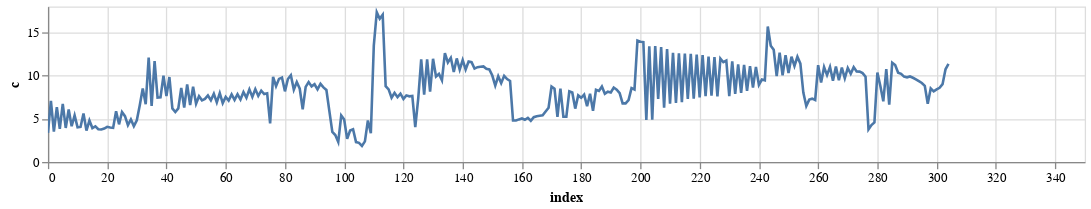

The notebook cell saved with this chart:
### Code cell
alt.Chart(distances.reset_index(), width=800, height=120).mark_line().encode(x='index', y='c').interactive()

### Figure 1 — Vega-Lite specification as saved in the notebook (floating-point values rounded to 4 significant figures; data arrays with more than 128 entries replaced by an {"elided": "..."} marker saying what was removed)
{"config": {"view": {"continuousWidth": 400, "continuousHeight": 300}}, "data": {"name": "data-25ea7f35e4b27aa2c8822cccda32f21c"}, "mark": "line", "encoding": {"x": {"type": "quantitative", "field": "index"}, "y": {"type": "quantitative", "field": "c"}}, "height": 120, "selection": {"selector003": {"type": "interval", "bind": "scales", "encodings": ["x", "y"]}}, "width": 800, "$schema": "https://vega.github.io/schema/vega-lite/v4.0.0.json", "datasets": {"data-25ea7f35e4b27aa2c8822cccda32f21c": {"elided": "305 records"}}}
